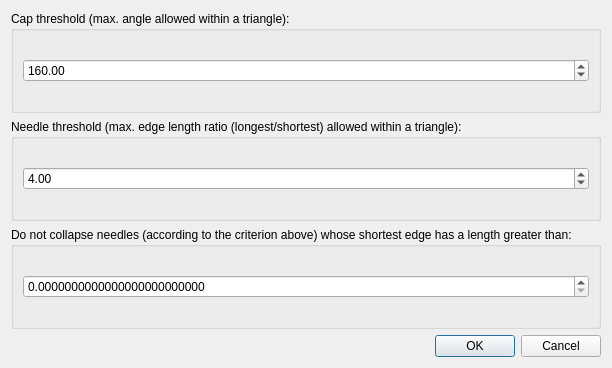
<?xml version="1.0" encoding="UTF-8"?>
<ui version="4.0">
 <class>NeedleDialog</class>
 <widget class="QDialog" name="NeedleDialog">
  <property name="geometry">
   <rect>
    <x>0</x>
    <y>0</y>
    <width>607</width>
    <height>368</height>
   </rect>
  </property>
  <property name="windowTitle">
   <string>Remove Needles and Cap</string>
  </property>
  <layout class="QVBoxLayout" name="verticalLayout_2">
   <item>
    <layout class="QVBoxLayout" name="verticalLayout">
     <item>
      <widget class="QGroupBox" name="Box1">
       <property name="toolTip">
        <string>Threshold in degrees</string>
       </property>
       <property name="title">
        <string>Cap threshold (max. angle allowed within a triangle): </string>
       </property>
       <layout class="QHBoxLayout" name="horizontalLayout">
        <item>
         <layout class="QVBoxLayout" name="verticalLayout_3">
          <item>
           <widget class="QDoubleSpinBox" name="capBox">
            <property name="toolTip">
             <string>Angle in degrees</string>
            </property>
            <property name="suffix">
             <string/>
            </property>
            <property name="decimals">
             <number>2</number>
            </property>
            <property name="maximum">
             <double>360.000000000000000</double>
            </property>
            <property name="value">
             <double>160.000000000000000</double>
            </property>
           </widget>
          </item>
         </layout>
        </item>
       </layout>
      </widget>
     </item>
     <item>
      <widget class="QGroupBox" name="Box2">
       <property name="toolTip">
        <string>(size+big edge )/(size+small edge)</string>
       </property>
       <property name="title">
        <string>Needle threshold (max. edge length ratio (longest/shortest) allowed within a triangle):</string>
       </property>
       <layout class="QHBoxLayout" name="horizontalLayout_2">
        <item>
         <layout class="QVBoxLayout" name="verticalLayout_4">
          <item>
           <widget class="QDoubleSpinBox" name="needleBox">
            <property name="toolTip">
             <string>Length Ratio</string>
            </property>
            <property name="decimals">
             <number>2</number>
            </property>
            <property name="maximum">
             <double>1000.000000000000000</double>
            </property>
            <property name="value">
             <double>4.000000000000000</double>
            </property>
           </widget>
          </item>
         </layout>
        </item>
       </layout>
      </widget>
     </item>
     <item>
      <widget class="QGroupBox" name="Box3">
       <property name="toolTip">
        <string>Do not collapse edges begger than this threshold.</string>
       </property>
       <property name="title">
        <string>Do not collapse needles (according to the criterion above) whose shortest edge has a length greater than:</string>
       </property>
       <layout class="QHBoxLayout" name="horizontalLayout_3">
        <item>
         <layout class="QVBoxLayout" name="verticalLayout_5">
          <item>
           <widget class="QDoubleSpinBox" name="collapseBox">
            <property name="toolTip">
             <string>Length</string>
            </property>
            <property name="decimals">
             <number>25</number>
            </property>
            <property name="maximum">
             <double>99999999.000000000000000</double>
            </property>
           </widget>
          </item>
         </layout>
        </item>
       </layout>
      </widget>
     </item>
    </layout>
   </item>
   <item>
    <widget class="QDialogButtonBox" name="buttonBox">
     <property name="orientation">
      <enum>Qt::Horizontal</enum>
     </property>
     <property name="standardButtons">
      <set>QDialogButtonBox::Cancel|QDialogButtonBox::Ok</set>
     </property>
    </widget>
   </item>
  </layout>
 </widget>
 <resources/>
 <connections>
  <connection>
   <sender>buttonBox</sender>
   <signal>accepted()</signal>
   <receiver>NeedleDialog</receiver>
   <slot>accept()</slot>
   <hints>
    <hint type="sourcelabel">
     <x>248</x>
     <y>254</y>
    </hint>
    <hint type="destinationlabel">
     <x>157</x>
     <y>274</y>
    </hint>
   </hints>
  </connection>
  <connection>
   <sender>buttonBox</sender>
   <signal>rejected()</signal>
   <receiver>NeedleDialog</receiver>
   <slot>reject()</slot>
   <hints>
    <hint type="sourcelabel">
     <x>316</x>
     <y>260</y>
    </hint>
    <hint type="destinationlabel">
     <x>286</x>
     <y>274</y>
    </hint>
   </hints>
  </connection>
 </connections>
</ui>
